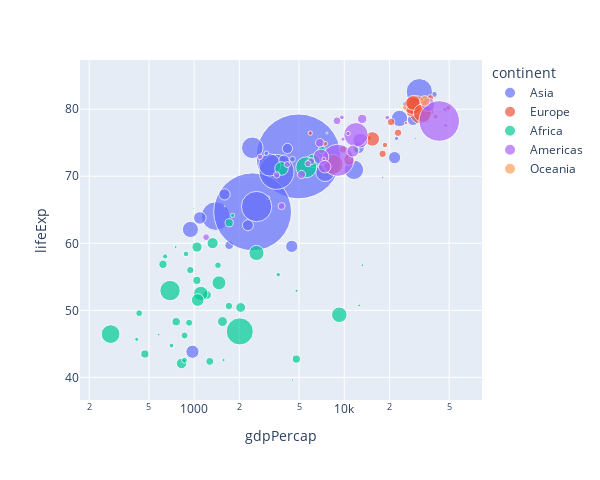

Notebook code cell kept with this figure:
### Markdown cell above
The next cell contains only `fig.show()`. This is a preview (`display()` above do not render in a notebook) that can be either manually removed from the final version or can be filtered out using cell tags (`remove_cell`)

### Code cell
fig.show()

### Figure 1 — Plotly figure (JSON) as saved in the notebook; plotly's stock layout.template omitted (floating-point values rounded to 4 significant figures)
{"data": [{"hovertemplate": "<b>%{hovertext}</b><br><br>continent=Asia<br>gdpPercap=%{x}<br>lifeExp=%{y}<br>pop=%{marker.size}<extra></extra>", "hovertext": ["Afghanistan", "Bahrain", "Bangladesh", "Cambodia", "China", "Hong Kong, China", "India", "Indonesia", "Iran", "Iraq", "Israel", "Japan", "Jordan", "Korea, Dem. Rep.", "Korea, Rep.", "Kuwait", "Lebanon", "Malaysia", "Mongolia", "Myanmar", "Nepal", "Oman", "Pakistan", "Philippines", "Saudi Arabia", "Singapore", "Sri Lanka", "Syria", "Taiwan", "Thailand", "Vietnam", "West Bank and Gaza", "Yemen, Rep."], "legendgroup": "Asia", "marker": {"color": "#636efa", "size": [31889923, 708573, 150448339, 14131858, 1318683096, 6980412, 1110396331, 223547000, 69453570, 27499638, 6426679, 127467972, 6053193, 23301725, 49044790, 2505559, 3921278, 24821286, 2874127, 47761980, 28901790, 3204897, 169270617, 91077287, 27601038, 4553009, 20378239, 19314747, 23174294, 65068149, 85262356, 4018332, 22211743], "sizemode": "area", "sizeref": 366300.0, "symbol": "circle"}, "mode": "markers", "name": "Asia", "orientation": "v", "showlegend": true, "type": "scatter", "x": [974.6, 29800.0, 1391.0, 1714.0, 4959.0, 39720.0, 2452.0, 3541.0, 11610.0, 4471.0, 25520.0, 31660.0, 4519.0, 1593.0, 23350.0, 47310.0, 10460.0, 12450.0, 3096.0, 944.0, 1091.0, 22320.0, 2606.0, 3190.0, 21650.0, 47140.0, 3970.0, 4185.0, 28720.0, 7458.0, 2442.0, 3025.0, 2281.0], "xaxis": "x", "y": [43.83, 75.64, 64.06, 59.72, 72.96, 82.21, 64.7, 70.65, 70.96, 59.55, 80.75, 82.6, 72.53, 67.3, 78.62, 77.59, 71.99, 74.24, 66.8, 62.07, 63.78, 75.64, 65.48, 71.69, 72.78, 79.97, 72.4, 74.14, 78.4, 70.62, 74.25, 73.42, 62.7], "yaxis": "y"}, {"hovertemplate": "<b>%{hovertext}</b><br><br>continent=Europe<br>gdpPercap=%{x}<br>lifeExp=%{y}<br>pop=%{marker.size}<extra></extra>", "hovertext": ["Albania", "Austria", "Belgium", "Bosnia and Herzegovina", "Bulgaria", "Croatia", "Czech Republic", "Denmark", "Finland", "France", "Germany", "Greece", "Hungary", "Iceland", "Ireland", "Italy", "Montenegro", "Netherlands", "Norway", "Poland", "Portugal", "Romania", "Serbia", "Slovak Republic", "Slovenia", "Spain", "Sweden", "Switzerland", "Turkey", "United Kingdom"], "legendgroup": "Europe", "marker": {"color": "#EF553B", "size": [3600523, 8199783, 10392226, 4552198, 7322858, 4493312, 10228744, 5468120, 5238460, 61083916, 82400996, 10706290, 9956108, 301931, 4109086, 58147733, 684736, 16570613, 4627926, 38518241, 10642836, 22276056, 10150265, 5447502, 2009245, 40448191, 9031088, 7554661, 71158647, 60776238], "sizemode": "area", "sizeref": 366300.0, "symbol": "circle"}, "mode": "markers", "name": "Europe", "orientation": "v", "showlegend": true, "type": "scatter", "x": [5937.0, 36130.0, 33690.0, 7446.0, 10680.0, 14620.0, 22830.0, 35280.0, 33210.0, 30470.0, 32170.0, 27540.0, 18010.0, 36180.0, 40680.0, 28570.0, 9254.0, 36800.0, 49360.0, 15390.0, 20510.0, 10810.0, 9787.0, 18680.0, 25770.0, 28820.0, 33860.0, 37510.0, 8458.0, 33200.0], "xaxis": "x", "y": [76.42, 79.83, 79.44, 74.85, 73.0, 75.75, 76.49, 78.33, 79.31, 80.66, 79.41, 79.48, 73.34, 81.76, 78.89, 80.55, 74.54, 79.76, 80.2, 75.56, 78.1, 72.48, 74.0, 74.66, 77.93, 80.94, 80.88, 81.7, 71.78, 79.42], "yaxis": "y"}, {"hovertemplate": "<b>%{hovertext}</b><br><br>continent=Africa<br>gdpPercap=%{x}<br>lifeExp=%{y}<br>pop=%{marker.size}<extra></extra>", "hovertext": ["Algeria", "Angola", "Benin", "Botswana", "Burkina Faso", "Burundi", "Cameroon", "Central African Republic", "Chad", "Comoros", "Congo, Dem. Rep.", "Congo, Rep.", "Cote d'Ivoire", "Djibouti", "Egypt", "Equatorial Guinea", "Eritrea", "Ethiopia", "Gabon", "Gambia", "Ghana", "Guinea", "Guinea-Bissau", "Kenya", "Lesotho", "Liberia", "Libya", "Madagascar", "Malawi", "Mali", "Mauritania", "Mauritius", "Morocco", "Mozambique", "Namibia", "Niger", "Nigeria", "Reunion", "Rwanda", "Sao Tome and Principe", "Senegal", "Sierra Leone", "Somalia", "South Africa", "Sudan", "Swaziland", "Tanzania", "Togo", "Tunisia", "Uganda", "Zambia", "Zimbabwe"], "legendgroup": "Africa", "marker": {"color": "#00cc96", "size": [33333216, 12420476, 8078314, 1639131, 14326203, 8390505, 17696293, 4369038, 10238807, 710960, 64606759, 3800610, 18013409, 496374, 80264543, 551201, 4906585, 76511887, 1454867, 1688359, 22873338, 9947814, 1472041, 35610177, 2012649, 3193942, 6036914, 19167654, 13327079, 12031795, 3270065, 1250882, 33757175, 19951656, 2055080, 12894865, 135031164, 798094, 8860588, 199579, 12267493, 6144562, 9118773, 43997828, 42292929, 1133066, 38139640, 5701579, 10276158, 29170398, 11746035, 12311143], "sizemode": "area", "sizeref": 366300.0, "symbol": "circle"}, "mode": "markers", "name": "Africa", "orientation": "v", "showlegend": true, "type": "scatter", "x": [6223.0, 4797.0, 1441.0, 12570.0, 1217.0, 430.1, 2042.0, 706.0, 1704.0, 986.1, 277.6, 3633.0, 1545.0, 2082.0, 5581.0, 12150.0, 641.4, 690.8, 13210.0, 752.7, 1328.0, 942.7, 579.2, 1463.0, 1569.0, 414.5, 12060.0, 1045.0, 759.3, 1043.0, 1803.0, 10960.0, 3820.0, 823.7, 4811.0, 619.7, 2014.0, 7670.0, 863.1, 1598.0, 1712.0, 862.5, 926.1, 9270.0, 2602.0, 4513.0, 1107.0, 883.0, 7093.0, 1056.0, 1271.0, 469.7], "xaxis": "x", "y": [72.3, 42.73, 56.73, 50.73, 52.3, 49.58, 50.43, 44.74, 50.65, 65.15, 46.46, 55.32, 48.33, 54.79, 71.34, 51.58, 58.04, 52.95, 56.73, 59.45, 60.02, 56.01, 46.39, 54.11, 42.59, 45.68, 73.95, 59.44, 48.3, 54.47, 64.16, 72.8, 71.16, 42.08, 52.91, 56.87, 46.86, 76.44, 46.24, 65.53, 63.06, 42.57, 48.16, 49.34, 58.56, 39.61, 52.52, 58.42, 73.92, 51.54, 42.38, 43.49], "yaxis": "y"}, {"hovertemplate": "<b>%{hovertext}</b><br><br>continent=Americas<br>gdpPercap=%{x}<br>lifeExp=%{y}<br>pop=%{marker.size}<extra></extra>", "hovertext": ["Argentina", "Bolivia", "Brazil", "Canada", "Chile", "Colombia", "Costa Rica", "Cuba", "Dominican Republic", "Ecuador", "El Salvador", "Guatemala", "Haiti", "Honduras", "Jamaica", "Mexico", "Nicaragua", "Panama", "Paraguay", "Peru", "Puerto Rico", "Trinidad and Tobago", "United States", "Uruguay", "Venezuela"], "legendgroup": "Americas", "marker": {"color": "#ab63fa", "size": [40301927, 9119152, 190010647, 33390141, 16284741, 44227550, 4133884, 11416987, 9319622, 13755680, 6939688, 12572928, 8502814, 7483763, 2780132, 108700891, 5675356, 3242173, 6667147, 28674757, 3942491, 1056608, 301139947, 3447496, 26084662], "sizemode": "area", "sizeref": 366300.0, "symbol": "circle"}, "mode": "markers", "name": "Americas", "orientation": "v", "showlegend": true, "type": "scatter", "x": [12780.0, 3822.0, 9066.0, 36320.0, 13170.0, 7007.0, 9645.0, 8948.0, 6025.0, 6873.0, 5728.0, 5186.0, 1202.0, 3548.0, 7321.0, 11980.0, 2749.0, 9809.0, 4173.0, 7409.0, 19330.0, 18010.0, 42950.0, 10610.0, 11420.0], "xaxis": "x", "y": [75.32, 65.55, 72.39, 80.65, 78.55, 72.89, 78.78, 78.27, 72.23, 74.99, 71.88, 70.26, 60.92, 70.2, 72.57, 76.19, 72.9, 75.54, 71.75, 71.42, 78.75, 69.82, 78.24, 76.38, 73.75], "yaxis": "y"}, {"hovertemplate": "<b>%{hovertext}</b><br><br>continent=Oceania<br>gdpPercap=%{x}<br>lifeExp=%{y}<br>pop=%{marker.size}<extra></extra>", "hovertext": ["Australia", "New Zealand"], "legendgroup": "Oceania", "marker": {"color": "#FFA15A", "size": [20434176, 4115771], "sizemode": "area", "sizeref": 366300.0, "symbol": "circle"}, "mode": "markers", "name": "Oceania", "orientation": "v", "showlegend": true, "type": "scatter", "x": [34440.0, 25190.0], "xaxis": "x", "y": [81.23, 80.2], "yaxis": "y"}], "layout": {"height": 480, "legend": {"itemsizing": "constant", "title": {"text": "continent"}, "tracegroupgap": 0}, "margin": {"t": 60}, "width": 600, "xaxis": {"anchor": "y", "domain": [0, 1], "title": {"text": "gdpPercap"}, "type": "log"}, "yaxis": {"anchor": "x", "domain": [0, 1], "title": {"text": "lifeExp"}}}}
